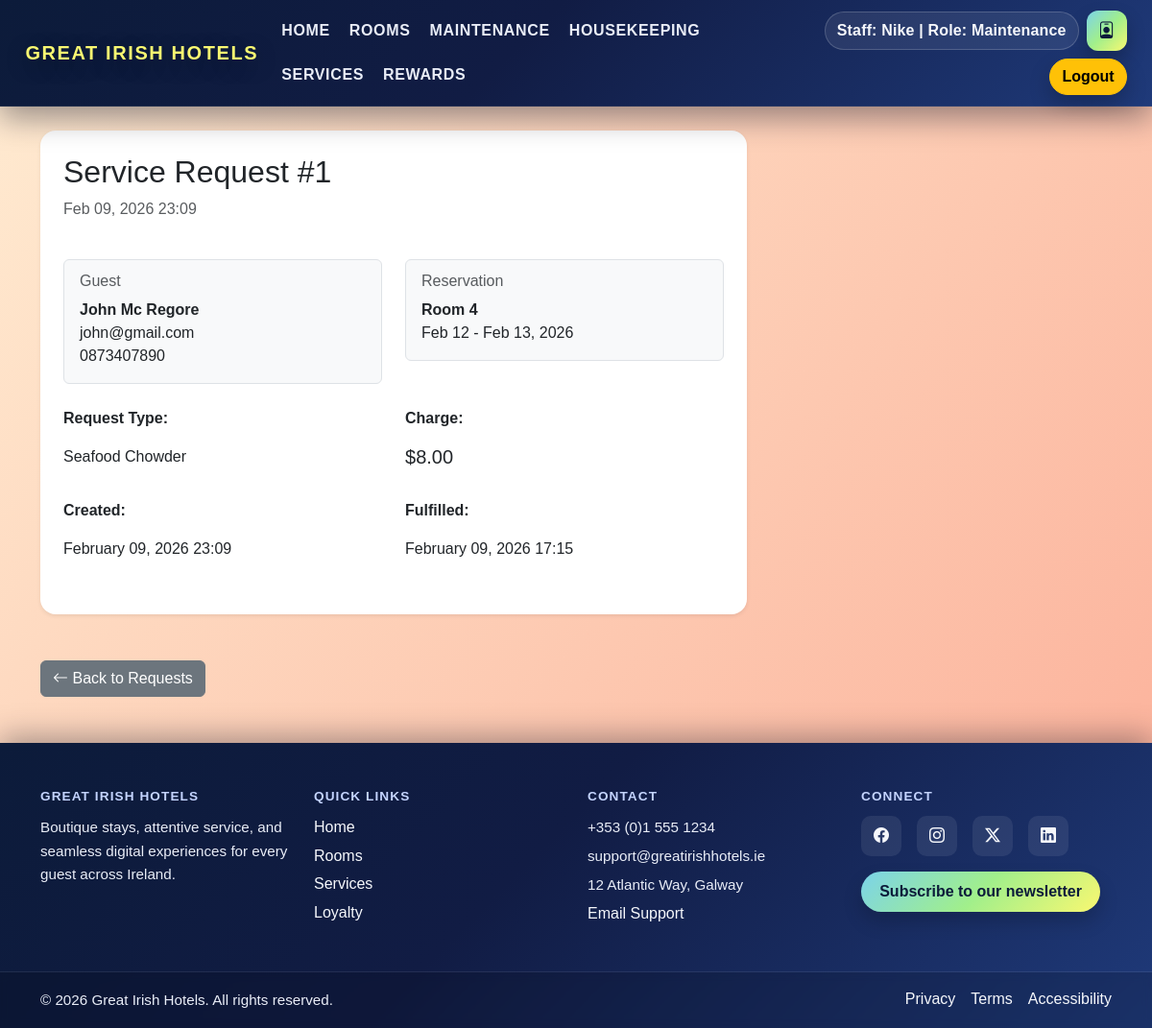
/management/services/1/ (signed in), run on the app's committed database.
### core/models.py (models this page shows, shortened)
class Staff(models.Model):
	name = models.CharField(max_length=100)
	role = models.ForeignKey('Role', on_delete=models.SET_NULL, null=True)
	email = models.EmailField(unique=True)
	password_hash = models.CharField(max_length=128)

class Role(models.Model):
	ROLE_CATEGORY_CHOICES = [
		('admin', 'Admin'),
		('guest', 'Guest'),
		('staff', 'Staff'),
	]
	name = models.CharField(max_length=50, unique=True)
	category = models.CharField(max_length=10, choices=ROLE_CATEGORY_CHOICES, default='staff')

class ServiceRequest(models.Model):
	guest = models.ForeignKey(Guest, on_delete=models.CASCADE)
	reservation = models.ForeignKey(Reservation, on_delete=models.CASCADE)
	request_type = models.CharField(max_length=50)
	timestamp = models.DateTimeField(auto_now_add=True)
	fulfilled_time = models.DateTimeField(null=True, blank=True)
	charge = models.DecimalField(max_digits=8, decimal_places=2, default=0)

class Guest(models.Model):
	first_name = models.CharField(max_length=50)
	last_name = models.CharField(max_length=50)
	email = models.EmailField()
	phone = models.CharField(max_length=20)
	id_document = models.CharField(max_length=100)
	preferences = models.TextField(blank=True)
	special_requests = models.TextField(blank=True)
	loyalty_points = models.IntegerField(default=0)

class Reservation(models.Model):
	guest = models.ForeignKey(Guest, on_delete=models.CASCADE)
	room = models.ForeignKey(Room, on_delete=models.CASCADE)
	check_in = models.DateField()
	check_out = models.DateField()
	status = models.CharField(max_length=20, choices=[
		("confirmed", "Confirmed"),
		("checked-in", "Checked-in"),
		("checked-out", "Checked-out"),
		("cancelled", "Cancelled")
	])
	total_charges = models.DecimalField(max_digits=10, decimal_places=2, default=0)
	used_points_discount = models.BooleanField(default=False)
	points_redeemed = models.IntegerField(default=0)
	points_awarded = models.BooleanField(default=False)

class Room(models.Model):
	number = models.CharField(max_length=10)
	floor = models.IntegerField()
	type = models.CharField(max_length=50)
	beds = models.IntegerField(default=1)
	rate = models.DecimalField(max_digits=8, decimal_places=2)
	smoking_allowed = models.BooleanField(default=False)
	available = models.BooleanField(default=True)
	image = CloudinaryField('room-image', folder='rooms', blank=True, null=True)

### core/views.py (the view)
# urls.py: path('management/services/<int:pk>/', service_detail, name='service_detail'),
@require_guest_or_staff('Reception')
def service_detail(request, pk):
	service = ServiceRequest.objects.select_related('guest', 'reservation').get(pk=pk)
	context = get_user_context(request)
	context['object'] = service
	context['title'] = f"Service Request #{service.id}"
	return render(request, 'core/service_detail.html', context)

### core/views.py (called while the page is built, shortened)
def get_user_context(request):
	guest_name = None
	staff_name = None
	staff_role = None
	guest_id_document = None
	guest_id = request.session.get('guest_id')
	staff_id = request.session.get('staff_id')
	if staff_id:
		try:
			from .models import Staff
			staff_obj = Staff.objects.get(id=staff_id)
			staff_name = staff_obj.name
			staff_role = staff_obj.role.name if staff_obj.role else None
		except Exception:
			pass
	if guest_id:
		try:
			from .models import Guest
			guest_obj = Guest.objects.get(id=guest_id)
			guest_name = f"{guest_obj.first_name} {guest_obj.last_name}"
			guest_id_document = guest_obj.id_document.split('|')[0] if guest_obj.id_document else ''
		except Exception:
			pass
	return {'guest_name': guest_name, 'staff_name': staff_name, 'staff_role': staff_role, 'guest_id_document': guest_id_document}

def require_guest_or_staff(*allowed_staff_roles):
	def decorator(view_func):
		@wraps(view_func)
		def _wrapped(request, *args, **kwargs):
			if request.user.is_authenticated and request.user.is_staff:
				return view_func(request, *args, **kwargs)
			guest_id = request.session.get('guest_id')
			if guest_id:
				return view_func(request, *args, **kwargs)
		return _wrapped
	return decorator

### core/templates/core/service_detail.html (shortened to what this page needs)
{% extends "base.html" %}
{% block content %}
{% include "header.html" %}
<main class="container py-5">
    <div class="row">
        <div class="col-lg-8">
            <div class="card shadow-sm border-0 rounded-4 mb-4">
                <div class="card-body p-4">
                    <div class="d-flex justify-content-between align-items-start mb-4">
                        <div>
                            <h2 class="card-title">Service Request #{{ object.id }}</h2>
                            <p class="text-muted">{{ object.timestamp|date:"M d, Y H:i" }}</p>
                        </div>
                    </div>
                    <div class="row mb-4">
                        <div class="col-md-6">
                            <div class="card bg-light border">
                                <div class="card-body">
                                    <h6 class="card-subtitle mb-2 text-muted">Guest</h6>
                                    <p class="card-text">
                                        <strong>{{ object.guest.first_name }} {{ object.guest.last_name }}</strong><br>
                                        {{ object.guest.email }}<br>
                                        {{ object.guest.phone }}
                                    </p>
                                </div>
                            </div>
                        </div>
                        <div class="col-md-6">
                            <div class="card bg-light border">
                                <div class="card-body">
                                    <h6 class="card-subtitle mb-2 text-muted">Reservation</h6>
                                    <p class="card-text">
                                        <strong>Room {{ object.reservation.room.number }}</strong><br>
                                        {{ object.reservation.check_in|date:"M d" }} - {{ object.reservation.check_out|date:"M d, Y" }}
                                    </p>
                                </div>
                            </div>
                        </div>
                    </div>
                    <div class="row mb-3">
                        <div class="col-md-6">
                            <p><strong>Request Type:</strong></p>
                            <p>{{ object.request_type }}</p>
                        </div>
                        <div class="col-md-6">
                            <p><strong>Charge:</strong></p>
                            <p class="h5">${{ object.charge }}</p>
                        </div>
                    </div>
                    <div class="row mb-3">
                        <div class="col-md-6">
                            <p><strong>Created:</strong></p>
                            <p>{{ object.timestamp|date:"F d, Y H:i" }}</p>
                        </div>
                        <div class="col-md-6">
                            <p><strong>Fulfilled:</strong></p>
                            <p>
                                {% if object.fulfilled_time %}
                                    {{ object.fulfilled_time|date:"F d, Y H:i" }}
                                {% else %}
                                    <span class="badge bg-warning">Pending</span>
                                {% endif %}
                            </p>
                        </div>
                    </div>
                </div>
            </div>
        </div>
    </div>
    <div class="row mt-4">
        <div class="col-12">
            <a href="{% url 'service_list' %}" class="btn btn-secondary">
                <i class="bi bi-arrow-left"></i> Back to Requests
            </a>
        </div>
    </div>
</main>
{% endblock %}

### core/templates/header.html (shortened to what this page needs)
<header class="site-header">
    <nav class="navbar navbar-expand-xl navbar-dark gi-navbar fixed-top">
        <div class="container-xxl">
            <a class="navbar-brand" href="/">Great Irish Hotels</a>
            <div class="collapse navbar-collapse" id="mainNavbar">
                <ul class="navbar-nav align-items-lg-center mx-auto mb-3 mb-lg-0 gap-lg-1">
                    <li class="nav-item"><a class="nav-link gi-nav-link" href="/">Home</a></li>
                    <li class="nav-item"><a class="nav-link gi-nav-link" href="/rooms/">Rooms</a></li>
                    {% if request.user.is_authenticated and request.user.is_staff or staff_role == 'Maintenance' or staff_role == 'Reception' or guest_name %}
                        <li class="nav-item"><a class="nav-link gi-nav-link" href="{% url 'maintenance_list' %}">Maintenance</a></li>
                    {% endif %}
                    {% if request.user.is_authenticated and request.user.is_staff or staff_role == 'Housekeeper' or staff_role == 'Reception' or guest_name %}
                        <li class="nav-item"><a class="nav-link gi-nav-link" href="{% url 'housekeeping_list' %}">Housekeeping</a></li>
                    {% endif %}
                    {% if guest_name %}
                        <li class="nav-item"><a class="nav-link gi-nav-link" href="/services/">Services</a></li>
                    {% endif %}
                    <li class="nav-item"><a class="nav-link gi-nav-link" href="{% url 'loyalty' %}">Rewards</a></li>
                </ul>
                <div class="header-actions d-flex align-items-center gap-2">
                    {% if staff_name and staff_role %}
                        <span class="header-pill">Staff: {{ staff_name }} | Role: {{ staff_role }}</span>
                        {% if request.resolver_match.url_name != 'user_profile' %}
                            <a href="{% url 'user_profile' %}" class="header-icon" title="View/Edit Profile">
                                <i class="bi bi-person-badge"></i>
                            </a>
                        {% endif %}
                        <a href="/logout/" class="btn btn-warning logout-trigger">Logout</a>
                    {% endif %}
                </div>
            </div>
        </div>
    </nav>
</header>

### core/static/style.css (style rules this page uses)
html, body { font-family: Arial, sans-serif; background-color: transparent; position: relative; overflow-x: hidden; min-height: 100%; height: 100%; margin: 0; padding: 0; }
body { display: flex; flex-direction: column; padding-top: calc(var(--nav-height) + 10px); }
main { flex: 1; padding-top: 0.35rem; }
body::before { content: ""; position: fixed; top: 0; left: 0; width: 100%; height: 100%; z-index: -1; background: linear-gradient(130deg, #ffecd2, #fcb69f, #ff9a8b, #ff758c, #f6416c, #f76b1c, #c471ed, #662d8c); background-size: 600% 600%; animation: gradientDrift 12s ease-in-out infinite; pointer-events: none; }
:root { --nav-height: 78px; }
.site-header { position: relative; z-index: 1030; }
.gi-navbar { background: linear-gradient(135deg, #0c1b3a 0%, #111c44 45%, #1f3a7a 100%); backdrop-filter: blur(10px); box-shadow: 0 12px 30px rgba(4, 9, 30, 0.4); border-bottom: 1px solid rgba(255, 255, 255, 0.08); padding: 0.7rem 0.9rem; min-height: var(--nav-height); }
.gi-navbar .navbar-brand { color: #f9f871; font-weight: 800; letter-spacing: 0.08em; text-transform: uppercase; text-shadow: 0 6px 22px rgba(0, 0, 0, 0.35); }
.gi-navbar .navbar-nav { gap: 0.35rem 0.55rem; flex-wrap: wrap; }
.gi-nav-link { color: #e9edf7; font-weight: 700; text-transform: uppercase; letter-spacing: 0.04em; padding: 0.55rem 0.85rem; position: relative; transition: color 0.2s ease, opacity 0.2s ease; display: inline-flex; align-items: center; gap: 0.35rem; }
.gi-nav-link::after { content: ""; position: absolute; left: 18%; right: 18%; bottom: 0.45rem; height: 2px; background: linear-gradient(90deg, #7bd3ea, #a1ef8b, #f9f871); opacity: 0; transition: opacity 0.2s ease, transform 0.2s ease; transform: scaleX(0.6); }
.header-actions { flex-wrap: wrap; justify-content: flex-start; gap: 0.35rem 0.6rem; }
.header-pill { color: #f5f7fb; background: rgba(255, 255, 255, 0.08); border: 1px solid rgba(255, 255, 255, 0.18); border-radius: 999px; padding: 0.45rem 0.75rem; font-weight: 600; letter-spacing: 0.01em; display: inline-flex; align-items: center; gap: 0.35rem; }
.header-icon { width: 42px; height: 42px; display: inline-flex; align-items: center; justify-content: center; color: #0c1b3a; background: linear-gradient(135deg, #7bd3ea, #a1ef8b, #f9f871); border-radius: 12px; text-decoration: none; font-size: 1.1rem; box-shadow: 0 10px 20px rgba(0, 0, 0, 0.24); transition: transform 0.2s ease, box-shadow 0.2s ease; }
.gi-navbar .btn.btn-warning { border-radius: 999px; font-weight: 700; box-shadow: 0 10px 22px rgba(0, 0, 0, 0.22); }
@media (min-width: 992px) { .header-actions { justify-content: flex-end; } }

### data on the page
Staff: name "Nike"
Role: name "Maintenance"
ServiceRequest: id "1", timestamp "Feb 09, 2026 23:09", guest.first_name "John", guest.last_name "Mc Regore", guest.email "john@gmail.com", guest.phone "0873407890", reservation.room.number "4", reservation.check_in "Feb 12", reservation.check_out "Feb 13, 2026", request_type "Seafood Chowder", charge "8.00", timestamp "February 09, 2026 23:09", fulfilled_time "February 09, 2026 17:15"
